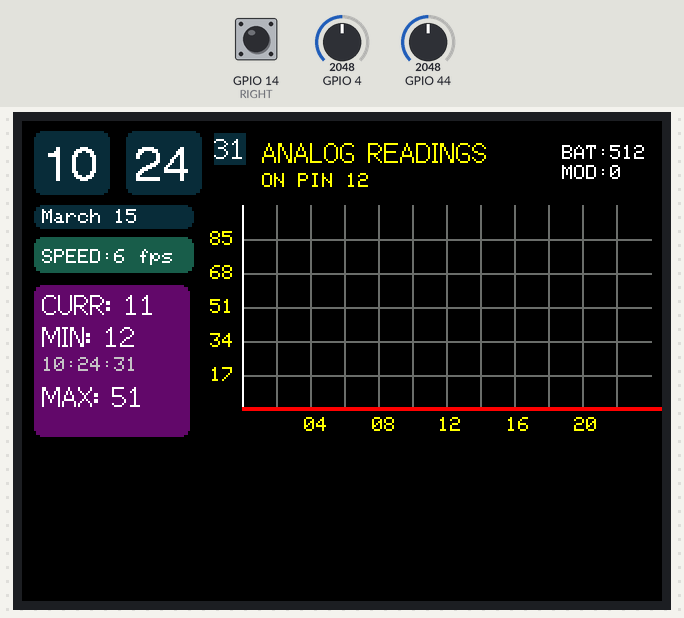
A sketch run on a simulated ESP32-S3. Parts: 320×240 colour display. The test bench sets the inputs (shaded band); at power-on: GPIO 4 = 2048, GPIO 14 (RIGHT) HIGH, GPIO 44 = 2048 (analog values on the 0–4095 scale). WiFi joins after 1.5 s; servers stay silent unless stated; the local clock reads 2024-03-15 10:24:30 at power-on unless the sketch sets it; random numbers use the default seed unless the sketch sets one; what the sketch prints to the serial monitor is not drawn.

Above: at 2.9 s.
3.0 s: GPIO 4 set to 2866
At 5.65 s:
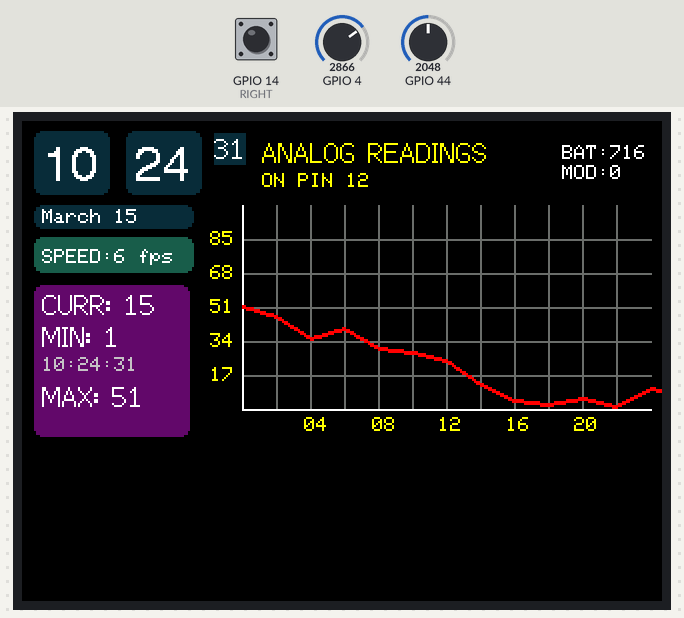
6.0 s: GPIO 14 (RIGHT) pulled LOW for 0.2 s
At 6.63 s:
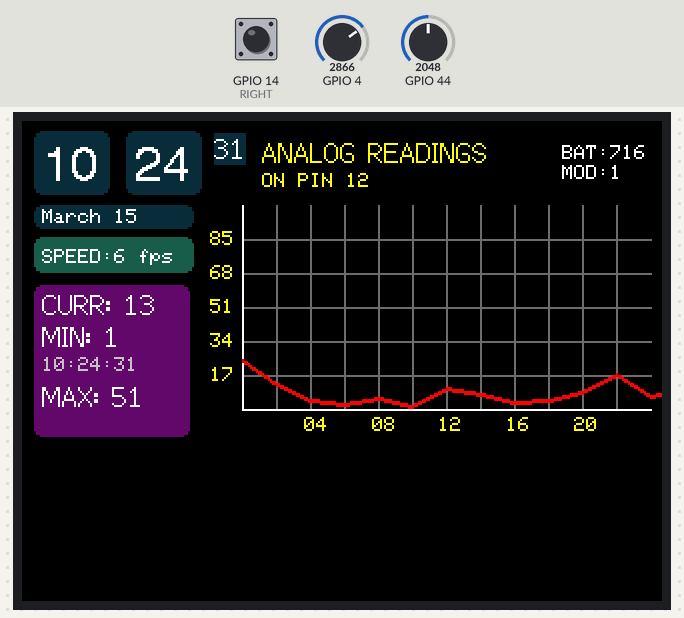
7.9 s: GPIO 14 (RIGHT) pulled LOW for 1 s
At 8.26 s:
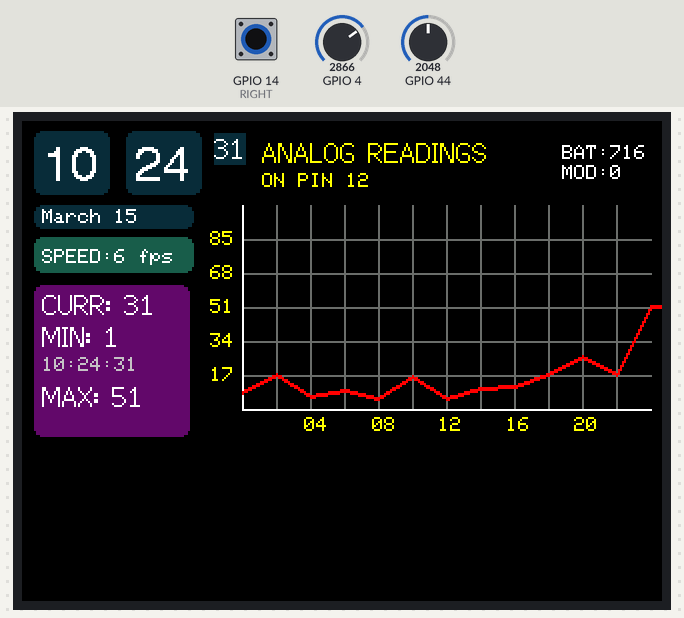
10.4 s: GPIO 4 set to 3603
At 10.88 s:
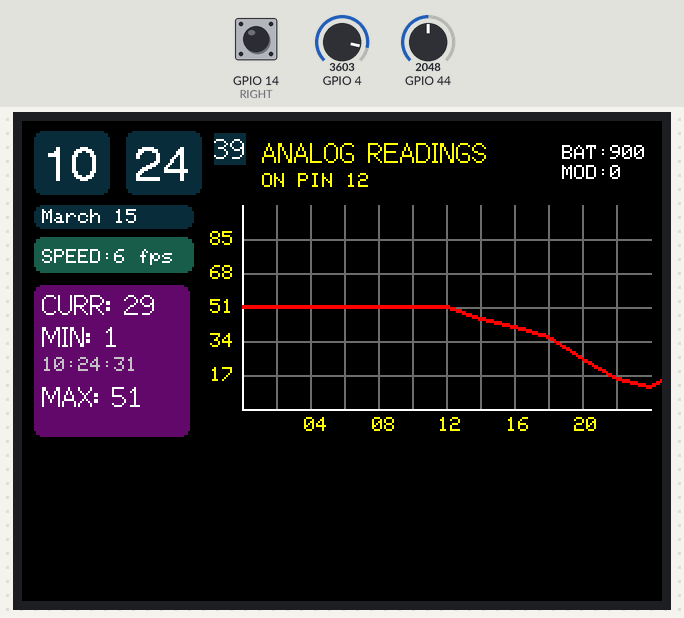
12.2 s: GPIO 4 set to 4095
At 12.84 s:
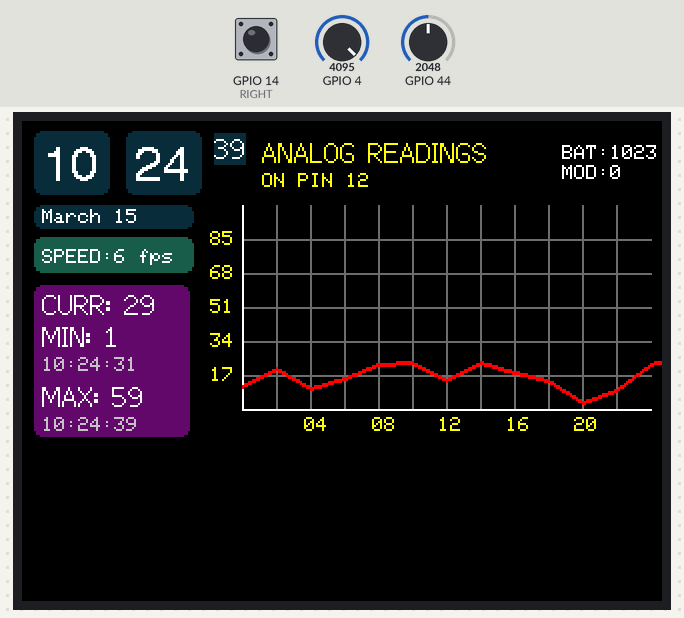
Timing chart, 0 to 15.1 s (numbered marks = the images above; inputs shaded):
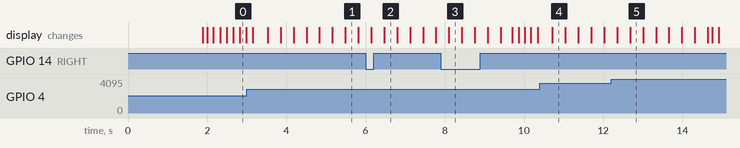

The sketch:

T-DisplayS3-Demo1.ino
```cpp
#include "Arduino.h"
#include "TFT_eSPI.h"/* Please use the TFT library provided in the library. */
#include <WiFi.h>
#include "time.h"

TFT_eSPI lcd = TFT_eSPI();
TFT_eSprite sprite = TFT_eSprite(&lcd);

const char* ssid     = "Hofkoh";
const char* password = "kreier2013";

const char* ntpServer = "pool.ntp.org";
const long  gmtOffset_sec =3600;
const int   daylightOffset_sec = 3600;

int values[24]={0};
int values2[24]={0};
char timeHour[3]="00";
char timeMin[3]="00";
char timeSec[3];

char m[12];
char y[5];
char d[3];
char dw[12];

int gw=204;
int gh=102;
int gx=110;
int gy=144;
int curent=0;
#define gray 0x6B6D
#define blue 0x0967
#define orange 0xC260
#define purple 0x604D
#define green 0x1AE9

int deb=0;
int Mode=0;

#define RIGHT 14

void setup(void)
{
  pinMode(RIGHT,INPUT_PULLUP);

  Serial.begin(115200);
  Serial.println("Connecting to Wifi\n");
  lcd.init();
  lcd.fillScreen(TFT_BLACK);
  lcd.setRotation(1);

  WiFi.begin(ssid, password);
  while (WiFi.status() != WL_CONNECTED) {
    delay(500);
    Serial.print(".");
  }
  Serial.println("");
  Serial.println("WiFi connected.");
  configTime(gmtOffset_sec, daylightOffset_sec, ntpServer);

  sprite.createSprite(320, 170);
  sprite.setTextDatum(3);
  sprite.setSwapBytes(true);
  values[23]=gh/2;
  analogReadResolution(10);
}

int counter=0;
int Min=gh/2;
int Max=gh/2;
int average=0;
String minT="";
String maxT="";

long lastMillis=0;
int fps=0;

void loop()
{
  if(digitalRead(RIGHT)==0){

  if(deb==0)
  {Mode++;

  if(Mode==2)
  Mode=0;
  deb=1;

  }}else{deb=0;}

  fps=1000/(millis()-lastMillis);
  lastMillis=millis();

  average=0;
  if(counter==0)
  printLocalTime();

  counter++;
  if(counter==50)
  counter=0;

if(Mode==0){
 if(values[23]>12)
 curent=random(values[23]-12,values[23]+12);
 else
 curent=random(1,values[23]+14);

 if(curent>gh)
 curent=random(gh-10,gh);
}
 if(Mode==1){
 int num=analogRead(44);
 curent=map(num,0,1024,0,gh);
 }

 for(int i=0;i<24;i++)
 values2[i]=values[i];

 for(int i=23;i>0;i--)
 values[i-1]=values2[i];

 values[23]=curent;
 if(values[23]>Max){
 Max=values[23];
 maxT=String(timeHour)+":"+String(timeMin)+":"+String(timeSec);}
  if(values[23]<Min){
  Min=values[23];
  minT=String(timeHour)+":"+String(timeMin)+":"+String(timeSec);}

  for(int i=0;i<24;i++)
  average=average+values[i];
  average=average/24;

  sprite.fillSprite(TFT_BLACK);
 // sprite.setTextDatum(4);
  sprite.setTextColor(TFT_WHITE,blue);
  sprite.fillRoundRect(6,5,38,32,4,blue);
  sprite.fillRoundRect(52,5,38,32,4,blue);
  sprite.fillRoundRect(6,42,80,12,4,blue);
  sprite.fillRoundRect(6,82,78,76,4,purple);
  sprite.fillRoundRect(6,58,80,18,4,green);
  sprite.drawString(String(timeHour),10,24,4);
  sprite.drawString(String(timeMin),56,24,4);
   sprite.drawString(String(m)+" "+String(d),10,48);
   //sprite.drawString(String(dw)+", "+String(y),10,58);


  //sprite.drawString(String(analogRead(18)),gx+160,26);

  sprite.drawString(String(timeSec),gx-14,14,2);
  sprite.setTextColor(TFT_WHITE,purple);
  sprite.drawString("CURR: "+String(average),10,92,2);

  sprite.drawString("MIN: "+String(Min),10,108,2);

  sprite.drawString("MAX: "+String(Max),10,138,2);


  sprite.setTextColor(TFT_SILVER,purple);
  sprite.drawString(String(maxT),10,152);
  sprite.drawString(String(minT),10,122);
  sprite.setTextColor(TFT_WHITE,green);
  sprite.drawString("SPEED:"+String(fps)+" fps",10,68);
  sprite.setTextColor(TFT_YELLOW,TFT_BLACK);
   sprite.drawString("ANALOG READINGS",gx+10,16,2);
   sprite.drawString("ON PIN 12",gx+10,30);
  sprite.setFreeFont();


  for(int i=1;i<12;i++){
  sprite.drawLine(gx+(i*17),gy,gx+(i*17),gy-gh,gray);
  if(i*17%34==0)
  if(i*2<10)
  sprite.drawString("0"+String(i*2),gx+(i*17)-3,gy+8);
  else
  sprite.drawString(String(i*2),gx+(i*17)-4,gy+8);
  }
  for(int i=1;i<6;i++){
  sprite.drawLine(gx,gy-(i*17),gx+gw,gy-(i*17),gray);
  sprite.drawString(String(i*17),gx-16,gy-(i*17));
  }

    sprite.drawLine(gx,gy,gx+gw,gy,TFT_WHITE);
    sprite.drawLine(gx,gy,gx,gy-gh,TFT_WHITE);

   for(int i=0;i<23;i++){
 sprite.drawLine(gx+(i*17),gy-values[i],gx+((i+1)*17),gy-values[i+1],TFT_RED);
 sprite.drawLine(gx+(i*17),gy-values[i]-1,gx+((i+1)*17),gy-values[i+1]-1,TFT_RED);}

  sprite.setTextColor(TFT_WHITE,TFT_BLACK);
  sprite.drawString("BAT:"+String(analogRead(4)),gx+160,16);
  sprite.drawString("MOD:"+String(Mode),gx+160,26);

  sprite.pushSprite(0,0);
 // delay(5);
  }


  void printLocalTime(){
  struct tm timeinfo;
  if(!getLocalTime(&timeinfo)){
    Serial.println("Failed to obtain time");
    return;
  }

  strftime(timeHour,3, "%H", &timeinfo);
  strftime(timeMin,3, "%M", &timeinfo);
  strftime(timeSec,3, "%S", &timeinfo);
  strftime(y,5, "%Y", &timeinfo);
  strftime(m,12, "%B", &timeinfo);

  strftime(dw,10, "%A", &timeinfo);


   strftime(d,3, "%d", &timeinfo);

}
```
